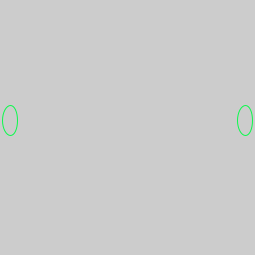
Frame 1 (no input)
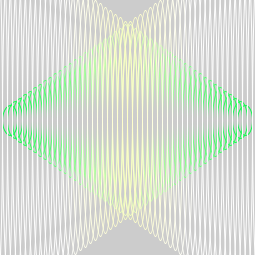
Frame 60 (the mouse pressed at the canvas centre just before this capture)
Frame 120 (the mouse held since frame 60 and released just before this capture): identical to frame 60, image omitted

The Processing sketch that drew these frames (run headless with seeded random() and noise(); from frame 60 on, the mouse is pressed at the canvas centre):

// Processing sketch: processing_79841
// ── processing_79841.pde

void setup(){
  size(255,255);
  frameRate(7);
}
int count=0,l=30,r=10,g=250,b=75,x=10,y=120;
void draw(){
    noFill();
    stroke (r,g,b);
    ellipse (x,y,15,l);
    r=r+10;
    g=g+20;
    b=b+5;
    l=l+7;
    x=x+5;
    count=count+1;
    draw1();
  }
int count1=0,l1=30,r1=10,g1=250,b1=75,x1=245,y1=120;
void draw1(){
    noFill();
    stroke (r1,g1,b1);
    ellipse (x1,y1,15,l1);
    r1=r1+10;
    g1=g1+20;
    b1=b1+5;
    l1=l1+7;
    x1=x1-5;
    count1=count1+1;
  }
